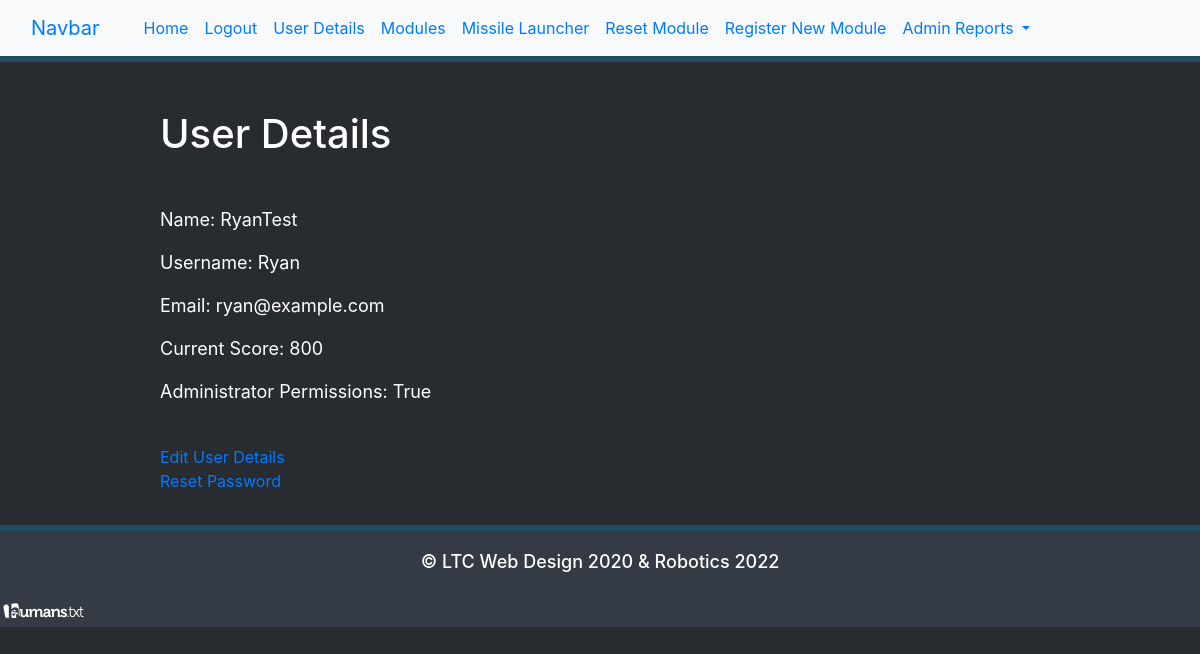
Page /user (signed in) on the committed database.
### models.py (models this page shows, shortened)
class User(UserMixin, db.Model):
    id = db.Column(db.Integer, primary_key=True)
    name = db.Column(db.String(64), index=True, unique=True)
    username = db.Column(db.String(64), index=True, unique=True)
    email = db.Column(db.String(120), index=True, unique=True)
    password_hash = db.Column(db.String(128))
    is_administrator = db.Column(db.Boolean)
    current_score = db.Column(db.Integer)
    active_player = db.Column(db.Boolean)
    def is_admin(self):
        if self.is_administrator == bool('true'):
            print("{} is an Administrator".format(self.username))
            return True
        else:
            print("{} is a Regular User".format(self.username))
            return False

### bp_game_management.py (the view)
@game_management_blueprint.route('/user', )
@login_required
def game_user_details():
    return render_template("user.html", title="User Details", user=current_user)

### models.py (called while the page is built)
@login.user_loader
def load_user(id):
    return User.query.get(int(id))

### templates/user.html
{% extends 'base.html' %}
{% block header %}
    <h1>{% block title %} {{ title }}   {% endblock %}</h1>
{% endblock %}
{% block content %}
    <p>Name: {{ user.name }}</p>
    <p>Username: {{ user.username }}</p>
    <p>Email: {{ user.email }}</p>
    <p>Current Score: {{ user.current_score }}</p>
    <p>Administrator Permissions: {{ user.is_administrator }}</p>
    <br>
    <a href=\edit_user\{{user.id}}>Edit User Details</a> <br>
    <a href=\reset_password\{{ user.id }}>Reset Password</a>
{% endblock %}

### templates/base.html (style rules this page uses)
h1 { padding-bottom: 40px; color: white; }
p { font-size: 18px; color: white; }

### rows in the picture
User: name "RyanTest", username "Ryan", email "ryan@example.com", is_administrator "True"

### other values in the picture
{{ title }} "User Details"
{{ user.current_score }} "800"
